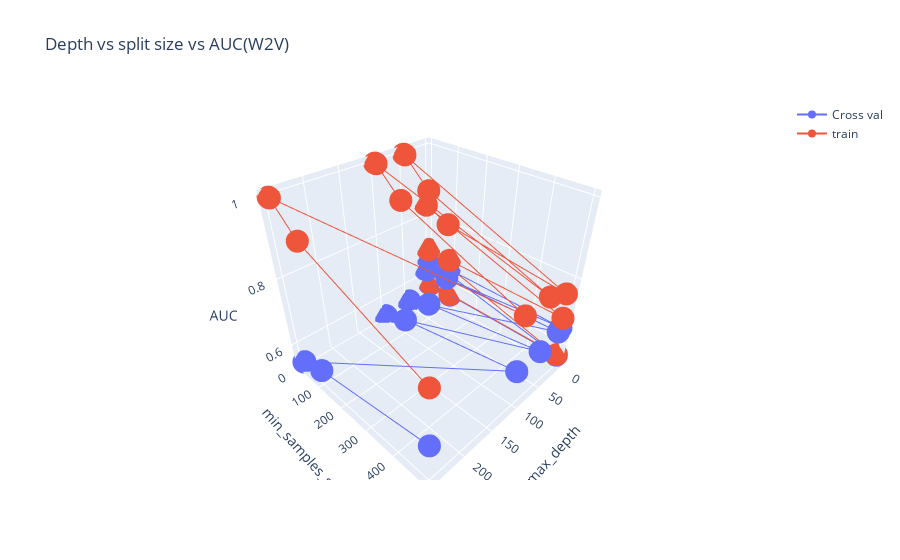

Here is the notebook cell this chart was saved with:
### Code cell
x1=[]
y1=[]
z1=[]

x2=[]
y2=[]
z2=[]

for value in roc_auc_score_cv_w2v_dict:
    x1.append(value[0])
    y1.append(value[1])
    z1.append(value[2])
    
for value in roc_auc_score_train_w2v_dict:
    x2.append(value[0])
    y2.append(value[1])
    z2.append(value[2])
    
# https://plot.ly/python/3d-axes/
trace1 = go.Scatter3d(x=x1,y=y1,z=z1, name = 'Cross val')
trace2 = go.Scatter3d(x=x2,y=y2,z=z2, name = 'train')
data = [trace1, trace2]

layout = go.Layout(title='Depth vs split size vs AUC(W2V)',scene = dict(
        xaxis = dict(title='max_depth'),
        yaxis = dict(title='min_samples_split'),
        zaxis = dict(title='AUC'),))

fig = go.Figure(data=data, layout=layout)
offline.iplot(fig, filename='3d-scatter-colorscale')

### Figure 1 — Plotly figure (JSON) as saved in the notebook; plotly's stock layout.template omitted (floating-point values rounded to 4 significant figures)
{"data": [{"name": "Cross val", "type": "scatter3d", "x": [1, 1, 1, 1, 5, 5, 5, 5, 10, 10, 10, 10, 50, 50, 50, 50, 100, 100, 100, 100, 250, 250, 250, 250], "y": [5, 10, 100, 500, 5, 10, 100, 500, 5, 10, 100, 500, 5, 10, 100, 500, 5, 10, 100, 500, 5, 10, 100, 500], "z": [0.5652, 0.5652, 0.5652, 0.5652, 0.6616, 0.6616, 0.6615, 0.662, 0.6248, 0.626, 0.6356, 0.6532, 0.5443, 0.5474, 0.5792, 0.6372, 0.5392, 0.5403, 0.5733, 0.6371, 0.5414, 0.5458, 0.573, 0.6387]}, {"name": "train", "type": "scatter3d", "x": [1, 1, 1, 1, 5, 5, 5, 5, 10, 10, 10, 10, 50, 50, 50, 50, 100, 100, 100, 100, 250, 250, 250, 250], "y": [5, 10, 100, 500, 5, 10, 100, 500, 5, 10, 100, 500, 5, 10, 100, 500, 5, 10, 100, 500, 5, 10, 100, 500], "z": [0.5673, 0.5673, 0.5673, 0.5673, 0.6925, 0.6925, 0.6921, 0.691, 0.8401, 0.839, 0.8094, 0.7677, 0.9992, 0.9983, 0.9292, 0.7969, 1.0, 0.9995, 0.9327, 0.797, 1.0, 0.9996, 0.9335, 0.797]}], "layout": {"scene": {"xaxis": {"title": {"text": "max_depth"}}, "yaxis": {"title": {"text": "min_samples_split"}}, "zaxis": {"title": {"text": "AUC"}}}, "title": {"text": "Depth vs split size vs AUC(W2V)"}}}
